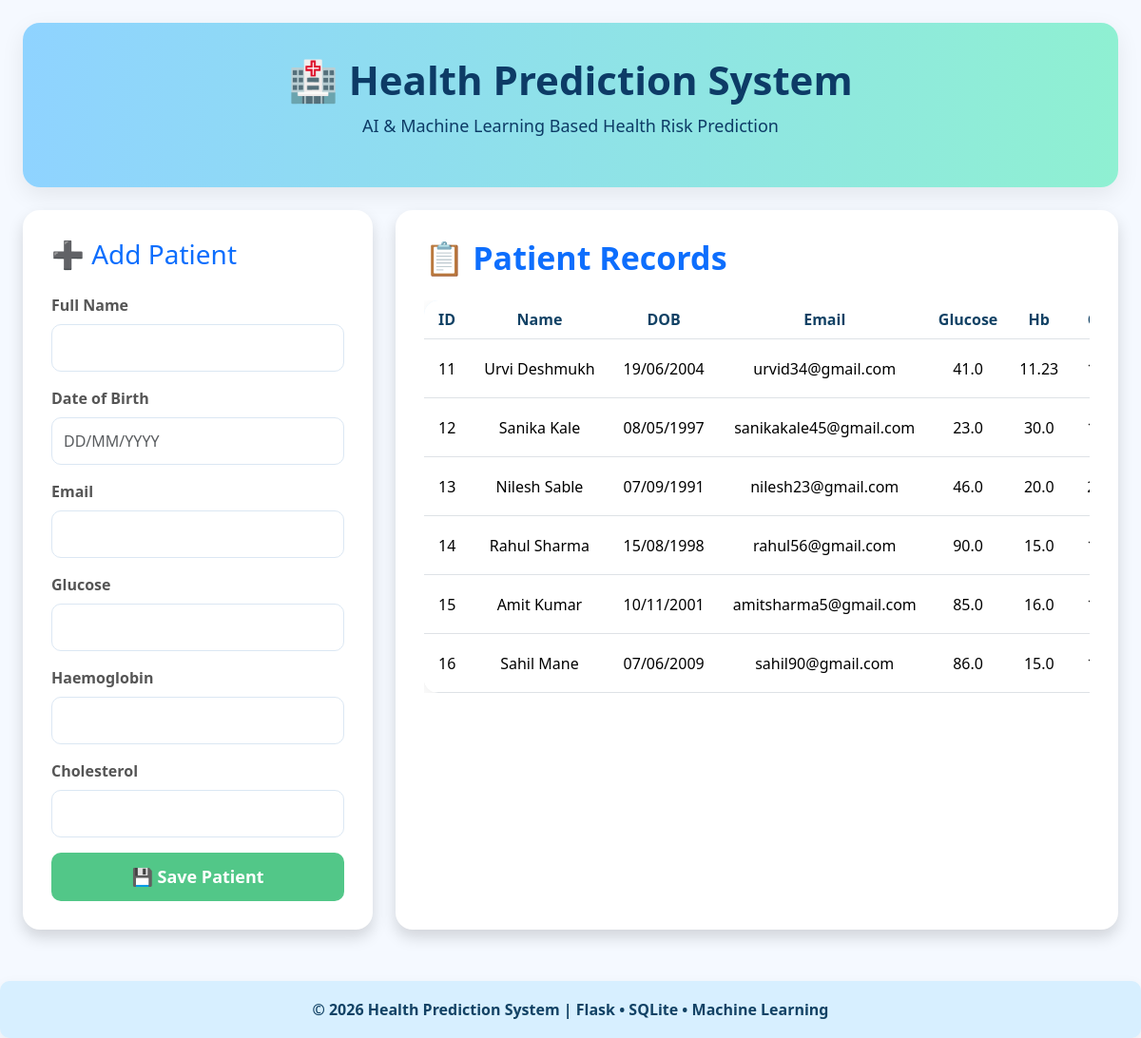
The page / on the database its author committed.
### tables this page shows
CREATE TABLE patients(
        id INTEGER PRIMARY KEY AUTOINCREMENT,
        full_name TEXT NOT NULL,
        dob TEXT NOT NULL,
        email TEXT NOT NULL,
        glucose REAL,
        haemoglobin REAL,
        cholesterol REAL,
        remarks TEXT
    );

### app.py (the view)
@app.route('/')
def home():
    conn = sqlite3.connect("database.db")
    cursor = conn.cursor()
    cursor.execute("SELECT * FROM patients")
    patients = cursor.fetchall()
    conn.close()
    return render_template("index.html", patients=patients)

### templates/index.html (shortened to what this page needs)
<!DOCTYPE html>
<html lang="en">
<head>
    <link href="https://cdn.jsdelivr.net/npm/bootstrap@5.3.3/dist/css/bootstrap.min.css" rel="stylesheet">
    <link rel="stylesheet" href="{{ url_for('static', filename='style.css') }}">
</head>
<body>
<div class="container-fluid p-4">
    <div class="header-box text-center mb-4">
        <h1>🏥 Health Prediction System</h1>
        <p>AI & Machine Learning Based Health Risk Prediction</p>
    </div>
    <div class="row">
        <div class="col-lg-4">
            <div class="card shadow">
                <h3 class="mb-4 text-primary">
                    ➕ Add Patient
                </h3>
                <form action="/add" method="POST">
                    <div class="mb-3">
                        <label class="form-label">Full Name</label>
                        <input type="text" name="full_name" class="form-control" required>
                    </div>
                    <div class="mb-3">
    <label class="form-label">Date of Birth</label>
    <input
        type="text"
        name="dob"
        id="dob"
        class="form-control"
        placeholder="DD/MM/YYYY"
        maxlength="10"
        required
    >
</div>
                    <div class="mb-3">
                        <label class="form-label">Email</label>
                        <input type="email" name="email" class="form-control" required>
                    </div>
                    <div class="mb-3">
                        <label class="form-label">Glucose</label>
                        <input type="number" step="0.01" name="glucose" class="form-control" required>
                    </div>
                    <div class="mb-3">
                        <label class="form-label">Haemoglobin</label>
                        <input type="number" step="0.01" name="haemoglobin" class="form-control" required>
                    </div>
                    <div class="mb-3">
                        <label class="form-label">Cholesterol</label>
                        <input type="number" step="0.01" name="cholesterol" class="form-control" required>
                    </div>
                    <button class="btn btn-success w-100">
                        💾 Save Patient
                    </button>
                </form>
            </div>
        </div>
        <div class="col-lg-8">
            <div class="card shadow">
                <h3 class="table-title mb-4">
                    📋 Patient Records
                </h3>
                <div class="table-responsive">
                    <table class="table table-hover align-middle">
                        <thead>
                        <tr>
                            <th>ID</th>
                            <th>Name</th>
                            <th>DOB</th>
                            <th>Email</th>
                            <th>Glucose</th>
                            <th>Hb</th>
                            <th>Chol.</th>
                        </tr>
                        </thead>
                        <tbody>
                        {% for patient in patients %}
                        <tr>
                            <td>{{ patient[0] }}</td>
                            <td>{{ patient[1] }}</td>
                            <td>{{ patient[2] }}</td>
                            <td>{{ patient[3] }}</td>
                            <td>{{ patient[4] }}</td>
                            <td>{{ patient[5] }}</td>
                            <td>{{ patient[6] }}</td>
                        </tr>
                        {% endfor %}
                        </tbody>
                    </table>
                </div>
            </div>
        </div>
    </div>
</div>
<footer class="footer">
© 2026 Health Prediction System | Flask • SQLite • Machine Learning
</footer>
</body>
</html>

### static/style.css (style rules this page uses)
body { background:#f5f9ff; font-family:'Segoe UI', Tahoma, Geneva, Verdana, sans-serif; }
.header-box { background:linear-gradient(90deg,#8fd3ff,#8ff0d2); color:#0d3b66; padding:35px; border-radius:18px; margin-bottom:30px; box-shadow:0px 8px 25px rgba(0,0,0,0.08); }
.header-box h1 { font-size:42px; font-weight:700; }
.header-box p { font-size:18px; margin-top:10px; }
.card { border:none; border-radius:18px; background:white; padding:30px; box-shadow:0px 8px 25px rgba(0,0,0,0.08); }
.form-label { font-weight:600; color:#555; }
.form-control { border-radius:10px; border:1px solid #dbe7f3; padding:12px; transition:.3s; }
.btn-success { background:#52c788; border:none; border-radius:10px; font-size:18px; font-weight:600; padding:12px; transition:.3s; }
.table-title { color:#0d6efd; font-size:34px; font-weight:700; margin-bottom:20px; }
.table { background:white; border-radius:15px; overflow:hidden; box-shadow:0px 5px 18px rgba(0,0,0,.08); }
.table thead { background:#d7efff; }
.table thead th { color:#124265; font-weight:700; text-align:center; vertical-align:middle; }
.table td { text-align:center; vertical-align:middle; padding:15px; }
.footer { margin-top:50px; background:#d7efff; color:#124265; text-align:center; padding:18px; border-radius:10px; font-weight:600; box-shadow:0px 5px 15px rgba(0,0,0,.06); }
.card { height:100%; }
.table { margin-bottom:0; }
.table td { white-space:nowrap; }
.container-fluid { max-width:1500px; }
.footer { margin-top:30px; }

### rows shown on the page
patients: id "11", full_name "Urvi Deshmukh", dob "19/06/2004", email "urvid34@gmail.com", glucose "41.0", haemoglobin "11.23"
patients: id "12", full_name "Sanika Kale", dob "08/05/1997", email "sanikakale45@gmail.com", glucose "23.0", haemoglobin "30.0"
patients: id "13", full_name "Nilesh Sable", dob "07/09/1991", email "nilesh23@gmail.com", glucose "46.0", haemoglobin "20.0"
patients: id "14", full_name "Rahul Sharma", dob "15/08/1998", email "rahul56@gmail.com", glucose "90.0", haemoglobin "15.0"
patients: id "15", full_name "Amit Kumar", dob "10/11/2001", email "amitsharma5@gmail.com", glucose "85.0", haemoglobin "16.0"
patients: id "16", full_name "Sahil Mane", dob "07/06/2009", email "sahil90@gmail.com", glucose "86.0", haemoglobin "15.0"
